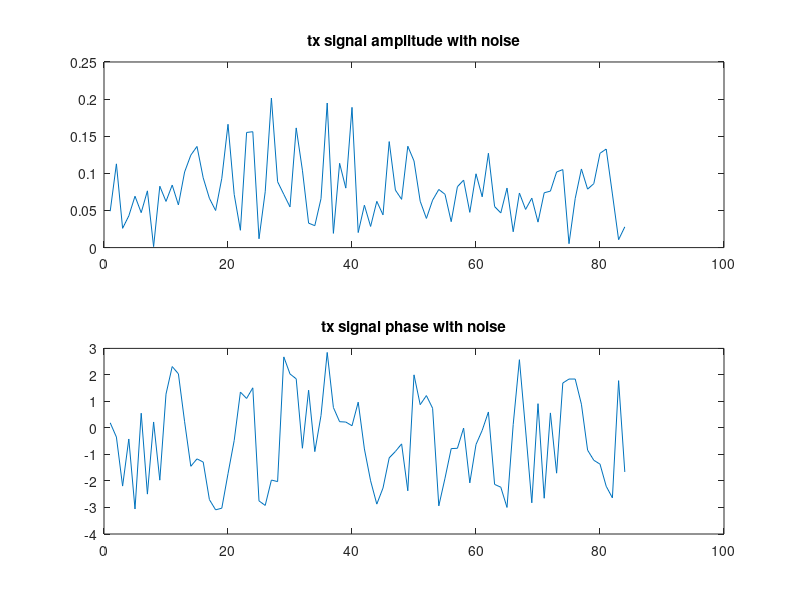
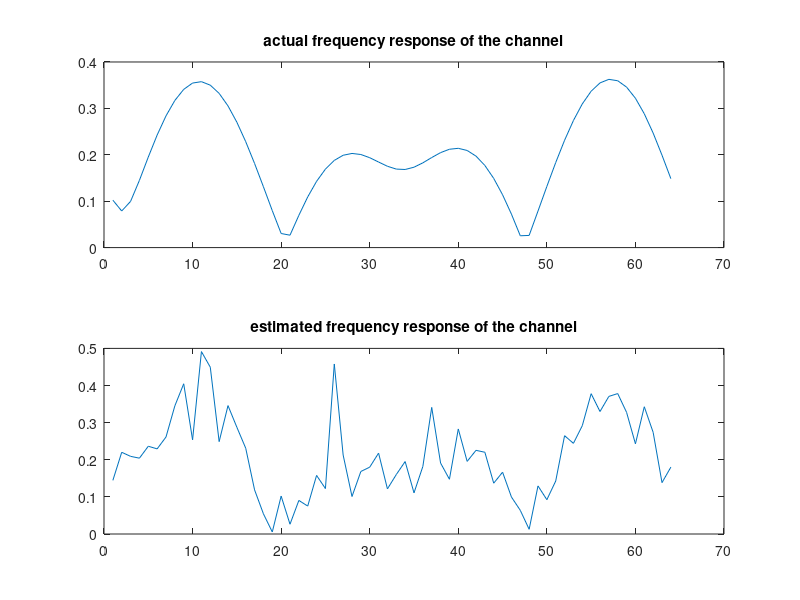
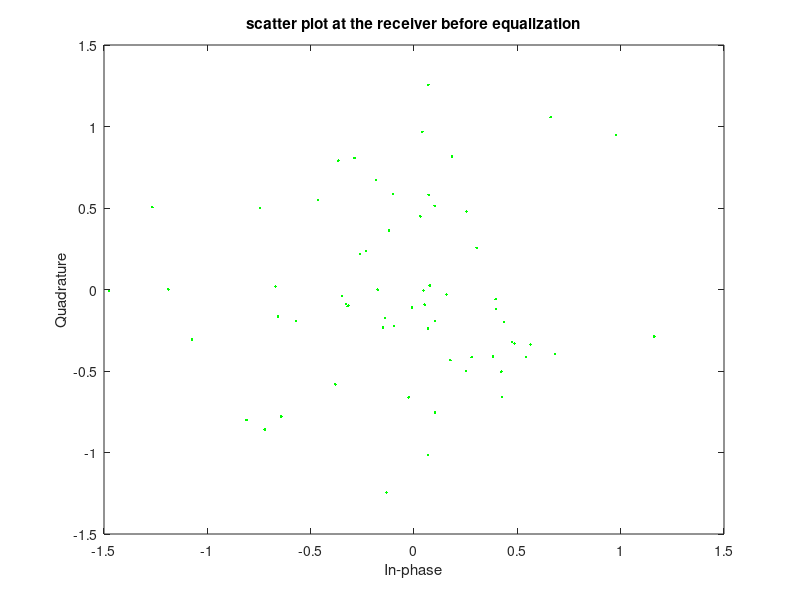
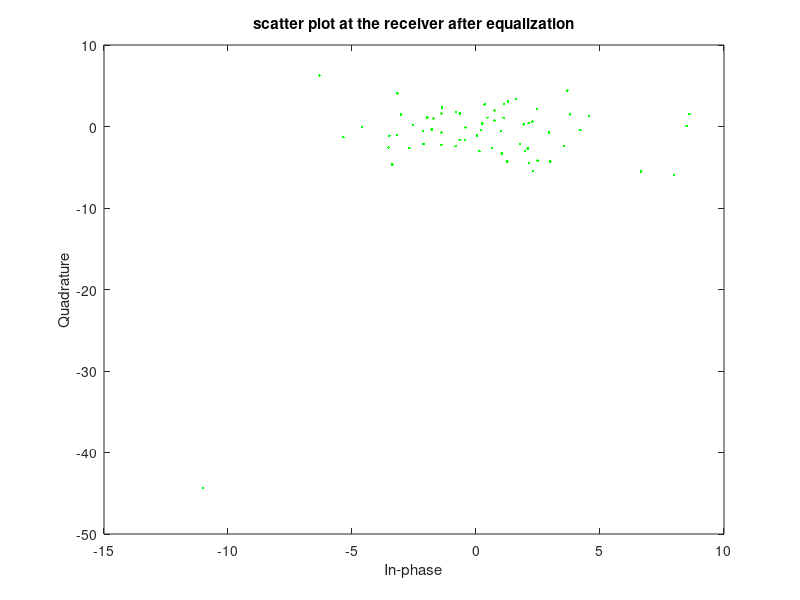

The MATLAB script that drew these images, in order:
clc;
close all;
%TRANSMITTER
%transmit pilot
x = randi([0 , 15] , 64 , 1)';
q = qammod(x , 16);
tx = ifft(q , 64);
cp_length = 16;
tx = [tx(: , end-cp_length+1:end) tx]; % cyclic prefix 

%transmit data
x_signal = randi([0 , 15] , 64 , 1)';
q_signal = qammod(x_signal , 16);
tx_signal = ifft(q_signal , 64);
tx_signal = [tx_signal(: , end-cp_length + 1 : end) tx_signal]; % cyclic prefix

%CHANNEL
% 3-tap channel
h = [1 , 0 , 0 , sqrt(10^(-17/10)) , sqrt(10^(-21 / 10))]; % power delay profile 
r = randn(1 , length(h)) + 1i*randn(1 , length(h)); % random complex numbers with rayleigh distributed amplitude
h = h .* r; % impulse response of channel

h_64 = [h zeros(1 , length(x) - length(h))];
H = fft(h_64 , 64);

% convolve with transmitted signal
tx_ray = conv(h , tx); 
tx_signal_ray = conv(h , tx_signal);

%add awgn
snr = 30;
tx_noisy = awgn(tx_ray , snr);
tx_signal_noisy = awgn(tx_signal_ray , snr);

figure();
subplot(2 , 1 , 1); plot((1 : length(tx_signal_noisy)) , abs(tx_signal_noisy)); title("tx signal amplitude with noise");
subplot(2 , 1 , 2); plot((1 : length(tx_signal_noisy)) , angle(tx_signal_noisy)); title("tx signal phase with noise");

%RECEIVER
%for pilot symbol
rx = tx_noisy(1 : 80);
rx = rx(cp_length + 1 : end);
q_r = fft(rx , 64);

%for data symbol
rx_signal = tx_signal_noisy(1 : 80);
rx_signal = rx_signal(cp_length + 1 : end);
q_r_signal = fft(rx_signal , 64);

%channel estimation
H_est = q_r ./ q;

figure();
subplot(2 , 1 , 1); plot((1 : 64) , abs(H)); title("actual frequency response of the channel");
subplot(2 , 1 , 2); plot((1 : 64) , abs(H_est)); title("estimated frequency response of the channel");

figure();
scatterplot(q_r_signal , 1 , 0 , 'g.'); title("scatter plot at the receiver before equalization"); set(gca,'Color','k');

% channel equalization
q_r_signal = q_r_signal ./ H_est;

figure();
scatterplot(q_r_signal , 1 , 0 , 'g.'); title("scatter plot at the receiver after equalization"); set(gca,'Color','k');

%ML estimation
points = (qammod((0 : 15) , 16)); % 16-QAM points
mindist = inf; % initially distance is infinity
minpt = 0;
q_r_signal_estimate = (zeros(1 , 64));
for k = 1 : length(q_r_signal)
    mindist = inf;
    for m = 1 : length(points)
        if norm(q_r_signal(k) - points(m)) < mindist
            mindist = norm(q_r_signal(k) - points(m));
            minpt = points(m);
        end
    end
    q_r_signal_estimate(k) = minpt;
end


rx_data = qamdemod(q_r_signal_estimate , 16);
figure();
subplot(2 , 1 , 1); stem((1 : 64) , x_signal); title("sent");
subplot(2 , 1 , 2); stem((1 : 64) , rx_data); title("received(SNR = 30 dB)");

disp(x_signal);
disp(rx_data);



